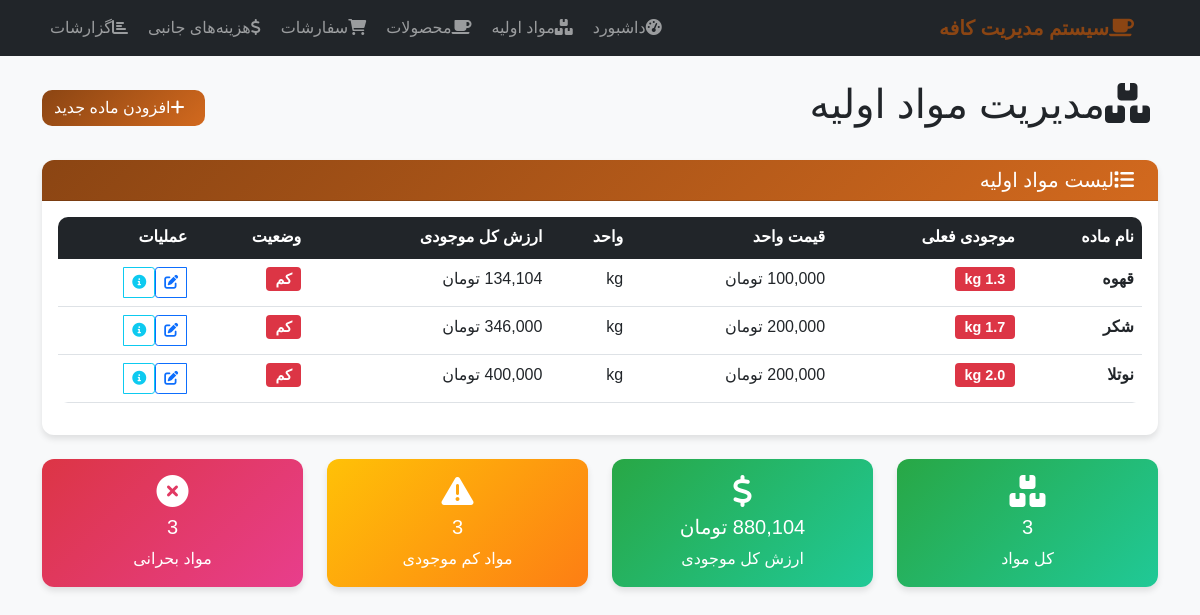
The page /materials on the database its author committed.
### app.py (models this page shows)
class RawMaterial(db.Model):
    id = db.Column(db.Integer, primary_key=True)
    name = db.Column(db.String(100), nullable=False)
    current_stock = db.Column(db.Float, nullable=False)  # stored in grams
    unit_cost = db.Column(db.Float, nullable=False)  # cost per gram
    display_unit = db.Column(db.String(20), default='gram')  # unit for display
    created_at = db.Column(db.DateTime, default=datetime.now)
    @property
    def display_stock(self):
        return convert_from_grams(self.current_stock, self.display_unit)
    @property
    def display_unit_cost(self):
        return self.unit_cost * convert_to_grams(1, self.display_unit)
    @property
    def total_value(self):
        return self.current_stock * self.unit_cost

### app.py (the view)
@app.route('/materials')
def materials():
    materials = RawMaterial.query.all()
    total_inventory_value = sum(material.total_value for material in materials)
    return render_template('materials.html', materials=materials, total_inventory_value=total_inventory_value)

### app.py (called while the page is built)
def convert_to_grams(amount, unit):
    conversion_factors = {
        'gram': 1,
        'kg': 1000,
        'liter': 1000,  # Assuming 1 liter = 1000 grams (for liquids like milk)
        'ml': 1,        # Assuming 1 ml = 1 gram (for liquids)
        'piece': 1,     # For countable items, treat as 1 gram each
        'pack': 100     # Assuming 1 pack = 100 grams
    }
    return amount * conversion_factors.get(unit, 1)

def convert_from_grams(amount_grams, unit):
    conversion_factors = {
        'gram': 1,
        'kg': 1000,
        'liter': 1000,
        'ml': 1,
        'piece': 1,
        'pack': 100
    }
    return amount_grams / conversion_factors.get(unit, 1)

### templates/materials.html (shortened to what this page needs)
{% extends "base.html" %}
{% block content %}
<div class="row">
    <div class="col-12">
        <div class="d-flex justify-content-between align-items-center mb-4">
            <h1>
                <i class="fas fa-boxes me-2"></i>مدیریت مواد اولیه
            </h1>
            <a href="{{ url_for('add_material') }}" class="btn btn-primary">
                <i class="fas fa-plus me-2"></i>افزودن ماده جدید
            </a>
        </div>
    </div>
</div>
<div class="card">
    <div class="card-header">
        <h5 class="mb-0">
            <i class="fas fa-list me-2"></i>لیست مواد اولیه
        </h5>
    </div>
    <div class="card-body">
        {% if materials %}
        <div class="table-responsive">
            <table class="table table-hover">
                <thead class="table-dark">
                    <tr>
                        <th>نام ماده</th>
                        <th>موجودی فعلی</th>
                        <th>قیمت واحد</th>
                        <th>واحد</th>
                        <th>ارزش کل موجودی</th>
                        <th>وضعیت</th>
                        <th>عملیات</th>
                    </tr>
                </thead>
                <tbody>
                    {% for material in materials %}
                    <tr>
                        <td>
                            <strong>{{ material.name }}</strong>
                        </td>
                        <td>
                            <span class="badge bg-{{ 'success' if material.display_stock > 1000 else 'warning' if material.display_stock > 500 else 'danger' }}">
                                {{ "{:,.1f}".format(material.display_stock) }} {{ material.display_unit }}
                            </span>
                        </td>
                        <td>{{ "{:,.0f}".format(material.display_unit_cost) }} تومان</td>
                        <td>{{ material.display_unit }}</td>
                        <td>{{ "{:,.0f}".format(material.total_value) }} تومان</td>
                        <td>
                            {% if material.display_stock > 1000 %}
                                <span class="badge bg-success">کافی</span>
                            {% elif material.display_stock > 500 %}
                                <span class="badge bg-warning text-dark">متوسط</span>
                            {% else %}
                                <span class="badge bg-danger">کم</span>
                            {% endif %}
                        </td>
                        <td>
                            <div class="btn-group" role="group">
                                <a href="{{ url_for('edit_material', id=material.id) }}"
                                   class="btn btn-sm btn-outline-primary">
                                    <i class="fas fa-edit"></i>
                                </a>
                                <button type="button" class="btn btn-sm btn-outline-info"
                                        onclick="showMaterialDetails({{ material.id }})">
                                    <i class="fas fa-info-circle"></i>
                                </button>
                            </div>
                        </td>
                    </tr>
                    {% endfor %}
                </tbody>
            </table>
        </div>
        {% endif %}
    </div>
</div>
{% if materials %}
<div class="row mt-4">
    <div class="col-md-3">
        <div class="card stats-card">
            <div class="card-body text-center">
                <i class="fas fa-boxes fa-2x mb-2"></i>
                <h5>{{ materials|length }}</h5>
                <p class="mb-0">کل مواد</p>
            </div>
        </div>
    </div>
    <div class="col-md-3">
        <div class="card stats-card">
            <div class="card-body text-center">
                <i class="fas fa-dollar-sign fa-2x mb-2"></i>
                <h5>{{ "{:,.0f}".format(total_inventory_value) }} تومان</h5>
                <p class="mb-0">ارزش کل موجودی</p>
            </div>
        </div>
    </div>
    <div class="col-md-3">
        <div class="card stats-card-warning">
            <div class="card-body text-center">
                <i class="fas fa-exclamation-triangle fa-2x mb-2"></i>
                <h5>{{ materials|selectattr('display_stock', '<', 1000)|list|length }}</h5>
                <p class="mb-0">مواد کم موجودی</p>
            </div>
        </div>
    </div>
    <div class="col-md-3">
        <div class="card stats-card-danger">
            <div class="card-body text-center">
                <i class="fas fa-times-circle fa-2x mb-2"></i>
                <h5>{{ materials|selectattr('display_stock', '<', 500)|list|length }}</h5>
                <p class="mb-0">مواد بحرانی</p>
            </div>
        </div>
    </div>
</div>
{% endif %}
{% endblock %}

### templates/base.html (shortened to what this page needs)
<!DOCTYPE html>
<html lang="fa" dir="rtl">
<head>
    <link href="https://cdn.jsdelivr.net/npm/bootstrap@5.1.3/dist/css/bootstrap.min.css" rel="stylesheet">
    <link href="https://cdnjs.cloudflare.com/ajax/libs/font-awesome/6.0.0/css/all.min.css" rel="stylesheet">
</head>
<body>
    <nav class="navbar navbar-expand-lg navbar-dark bg-dark">
        <div class="container">
            <a class="navbar-brand" href="{{ url_for('dashboard') }}">
                <i class="fas fa-coffee me-2"></i>سیستم مدیریت کافه
            </a>
            <div class="collapse navbar-collapse" id="navbarNav">
                <ul class="navbar-nav me-auto">
                    <li class="nav-item">
                        <a class="nav-link" href="{{ url_for('dashboard') }}">
                            <i class="fas fa-tachometer-alt me-1"></i>داشبورد
                        </a>
                    </li>
                    <li class="nav-item">
                        <a class="nav-link" href="{{ url_for('materials') }}">
                            <i class="fas fa-boxes me-1"></i>مواد اولیه
                        </a>
                    </li>
                    <li class="nav-item">
                        <a class="nav-link" href="{{ url_for('products') }}">
                            <i class="fas fa-coffee me-1"></i>محصولات
                        </a>
                    </li>
                    <li class="nav-item">
                        <a class="nav-link" href="{{ url_for('orders') }}">
                            <i class="fas fa-shopping-cart me-1"></i>سفارشات
                        </a>
                    </li>
                    <li class="nav-item">
                        <a class="nav-link" href="{{ url_for('overhead') }}">
                            <i class="fas fa-dollar-sign me-1"></i>هزینه‌های جانبی
                        </a>
                    </li>
                    <li class="nav-item">
                        <a class="nav-link" href="{{ url_for('reports') }}">
                            <i class="fas fa-chart-bar me-1"></i>گزارشات
                        </a>
                    </li>
                </ul>
            </div>
        </div>
    </nav>
    <div class="container mt-4">
        {% block content %}{% endblock %}
    </div>
</body>
</html>

### templates/base.html (style rules this page uses)
body { font-family: 'Tahoma', sans-serif; background-color: #f8f9fa; }
.navbar-brand { font-weight: bold; color: #8B4513 !important; }
.card { border: none; border-radius: 15px; box-shadow: 0 4px 6px rgba(0, 0, 0, 0.1); margin-bottom: 20px; }
.card-header { background: linear-gradient(135deg, #8B4513, #D2691E); color: white; border-radius: 15px 15px 0 0 !important; font-weight: bold; }
.btn-primary { background: linear-gradient(135deg, #8B4513, #D2691E); border: none; border-radius: 10px; }
.stats-card { background: linear-gradient(135deg, #28a745, #20c997); color: white; }
.stats-card-warning { background: linear-gradient(135deg, #ffc107, #fd7e14); color: white; }
.stats-card-danger { background: linear-gradient(135deg, #dc3545, #e83e8c); color: white; }
.table { border-radius: 10px; overflow: hidden; }
.card { border-radius: 12px; border: none; }
.card-header { border-radius: 12px 12px 0 0 !important; }
.badge { font-size: 0.9em; }
.btn, .form-control, .form-select { transition: all 0.2s ease; }

### rows shown on the page
RawMaterial: name "قهوه", display_unit "kg", display_unit_cost "100,000", current_stock "کم"
RawMaterial: name "شکر", display_unit "kg", display_unit_cost "200,000", current_stock "کم"
RawMaterial: name "نوتلا", display_stock "2.0", display_unit "kg", display_unit_cost "200,000", total_value "400,000", shows "کم"

### other values the page prints
{{ materials|length }} "3"
{{ materials|selectattr('display_stock', '<', 1000)|list|length }} "3"
{{ materials|selectattr('display_stock', '<', 500)|list|length }} "3"
